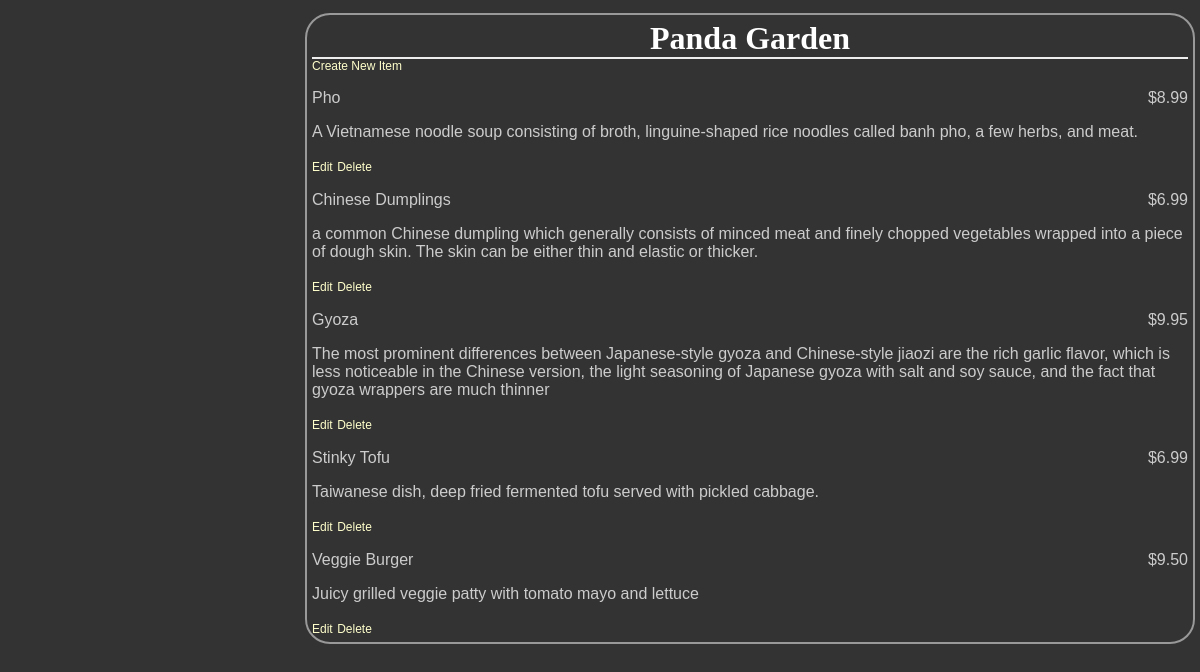
Page /restaurants/3/ on the committed database.
### db_setup.py (models this page shows, shortened)
class Restaurant(Base):
    __tablename__ = 'restaurant'
    id = Column(Integer, primary_key=True)
    name = Column(String(250), nullable=False)

class MenuItem(Base):
    __tablename__ = 'menu_item'
    name = Column(String(80), nullable=False)
    id = Column(Integer, primary_key=True)
    description = Column(String(250))
    price = Column(String(8))
    course = Column(String(250))
    restaurant_id = Column(Integer, ForeignKey('restaurant.id'))
    restaurant = relationship(Restaurant)

### project.py (the view)
@app.route('/restaurants/<int:restaurant_id>/')
def restaurantMenu(restaurant_id):
    session = start()
    restaurant = session.query(Restaurant).filter_by(id=restaurant_id).one()
    items = session.query(MenuItem).filter(MenuItem.restaurant_id == restaurant_id)
    close(session)
    return render_template('menu.html', restaurant=restaurant, items=items, restaurant_id=restaurant_id)

### project.py (called while the page is built)
def start():
    DBSession = sessionmaker(bind=engine)
    session = DBSession()
    return session

def close(session):
    session.close()

### templates/menu.html (shortened to what this page needs)
<html>
<head>
    <link rel=stylesheet type=text/css href="{{ url_for('static', filename='styles.css') }}">
</head>
<body>
<div class='pane'>
    <div class='header'>
        <h1>{{ restaurant.name }}</h1>
    </div>
    <a href="{{url_for('newMenuItem', restaurant_id = restaurant.id) }}">Create New Item</a>
    {% for i in items %}
    <div class='nameAndPrice'>
        <span class='name'><p>{{i.name}}</p></span>
        <span class='price'>
		<p>{{i.price}} </p>
	</span>
    </div>
    <div class='description'>
        <p>{{i.description}}</p>
    </div>
    <div class="editdeletepane">
        <a href="{{url_for('editMenuItem',restaurant_id = restaurant.id, menu_id=i.id)}}">Edit</a>
        <a href="{{url_for('deleteMenuItem', restaurant_id = restaurant.id, menu_id=i.id)}}">
            Delete</a>
    </div>
    {% endfor %}
</div>
</body>
</html>

### static/styles.css (style rules this page uses)
body { font-family: sans-serif; background-color: #333333 }
h1, h2, h3, h4 { color: #ffffff; }
h1, h2 { font-family: 'georgia', serif; margin: 0; }
h1 { border-bottom: 2px solid #eee; }
p, dd, dt { color: #cccccc; }
a { text-decoration: none; color: #ffffcc; font-size: .75em; }
.pane { position: absolute; left: 25%; border: 2px solid; border-radius: 25px; padding: 5px; margin: 5px; border-color: #999999; background-color: #333333 }
.header { left: 50%; text-align: center; }
.name { width: 50%; display: inline-block; float: left; }
.price { text-align: right; width: 50%; float: right; }

### rows in the picture
Restaurant: name "Panda Garden"
MenuItem: name "Pho", price "$8.99", description "A Vietnamese noodle soup consisting of broth, linguine-shaped rice noodles called banh pho, a few herbs, and meat."
MenuItem: name "Chinese Dumplings", price "$6.99", description "a common Chinese dumpling which generally consists of minced meat and finely chopped vegetables wrapped into a piece of dough skin. The skin can be either thin and elastic or thicker."
MenuItem: name "Gyoza", price "$9.95", description "The most prominent differences between Japanese-style gyoza and Chinese-style jiaozi are the rich garlic flavor, which is less noticeable in the Chinese version, the light seasoning of Japanese gyoza with salt and soy sauce, and the fact that gyoza wrappers are much thinner"
MenuItem: name "Stinky Tofu", price "$6.99", description "Taiwanese dish, deep fried fermented tofu served with pickled cabbage."
MenuItem: name "Veggie Burger", price "$9.50", description "Juicy grilled veggie patty with tomato mayo and lettuce"
